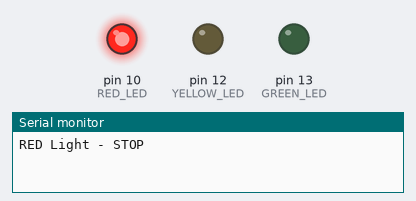
The sketch below on a simulated Arduino Uno, built with avr-gcc and run on an emulated ATmega328P. Parts: output pins drawn as LEDs (lit = HIGH), the last lines printed to the serial monitor.

Above: at 2.5 s.
At 6.0 s:
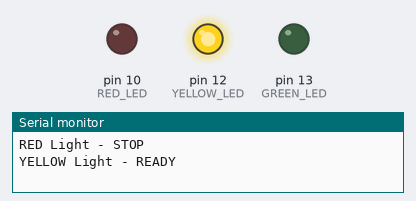
At 9.5 s:
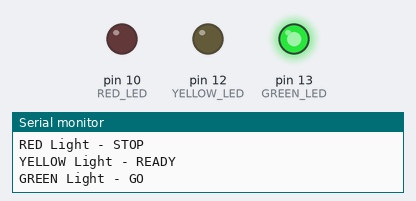
Timing chart, 0 to 15.6 s (numbered marks = the images above):
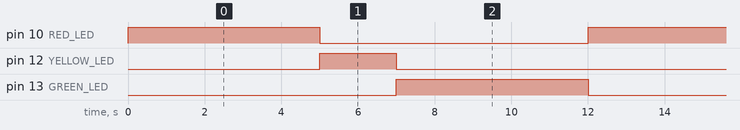

The sketch:

Traffic_Light.ino
```cpp
const int RED_LED    = 10;
const int YELLOW_LED = 12;
const int GREEN_LED  = 13;

void setup() {
  Serial.begin(115200);

  pinMode(RED_LED, OUTPUT);
  pinMode(YELLOW_LED, OUTPUT);
  pinMode(GREEN_LED, OUTPUT);
}

void loop() {

  Serial.println("RED Light - STOP");
  digitalWrite(RED_LED, HIGH);
  digitalWrite(YELLOW_LED, LOW);
  digitalWrite(GREEN_LED, LOW);
  delay(5000);

  Serial.println("YELLOW Light - READY");
  digitalWrite(RED_LED, LOW);
  digitalWrite(YELLOW_LED, HIGH);
  digitalWrite(GREEN_LED, LOW);
  delay(2000);

  Serial.println("GREEN Light - GO");
  digitalWrite(RED_LED, LOW);
  digitalWrite(YELLOW_LED, LOW);
  digitalWrite(GREEN_LED, HIGH);
  delay(5000);
}
```

Measured:
- by itself, pin 10 (RED_LED), pin 13 (GREEN_LED): alternates HIGH for 5.0 s and LOW for 7.0 s
- by itself, pin 12 (YELLOW_LED): alternates HIGH for 2.0 s and LOW for 10.0 s
- by itself, everything shown: repeats every 12.0 s, in 3 steps
